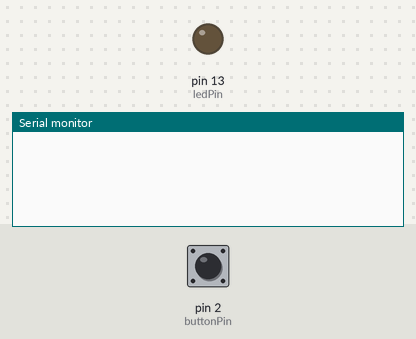
Recording of a sketch running on a simulated Arduino Uno, built with avr-gcc and run on an emulated ATmega328P. Parts: output pins drawn as LEDs (lit = HIGH), the last lines printed to the serial monitor. The test bench sets the inputs (shaded band); at power-on: pin 2 (buttonPin) LOW.

Above: at 1.2 s.
1.3 s: pin 2 (buttonPin) pulled HIGH for 0.15 s
At 1.43 s:
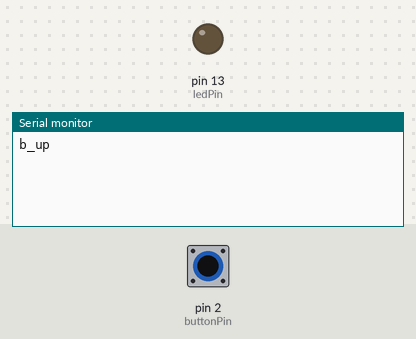
At 2.5 s:
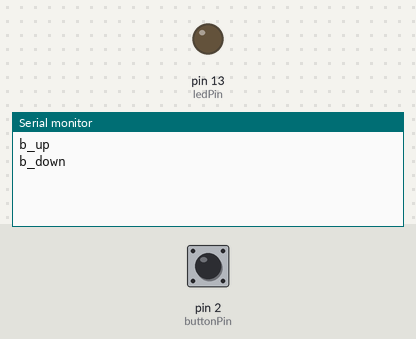

The sketch:

ArduinoTest.ino
```cpp
const int buttonPin = 2;
const int ledPin =  13;


int buttonState = 0;


String inputString = "";
boolean stringComplete = false;


void setup()
{
  Serial.begin(9600);
  pinMode(ledPin, OUTPUT);
  pinMode(buttonPin, INPUT);
}

void loop()
{
  button();
  led();
}


void button()
{
  int newButtonState = digitalRead(buttonPin);

  if(buttonState != newButtonState)
  {
    if (newButtonState == HIGH)
    {
      Serial.println("b_up");
    }
    else
    {
      Serial.println("b_down");
    }
    buttonState = newButtonState;
  }
}


void led()
{
  if (stringComplete)
  {
    if(inputString=="l_on")
    {
      digitalWrite(ledPin, HIGH);
    }
    else
    {
      digitalWrite(ledPin, LOW);
    }

    // clear the string:
    inputString = "";
    stringComplete = false;
  }
}


void serialEvent()
{
  while (Serial.available())
  {
    char inChar = (char)Serial.read();
    inputString += inChar;
    if (inChar == '\n')
    {
      stringComplete = true;
    }
  }
}
```

Measured:
- after the input at 1.3 s, the serial monitor: prints a new line at once (image 1)
